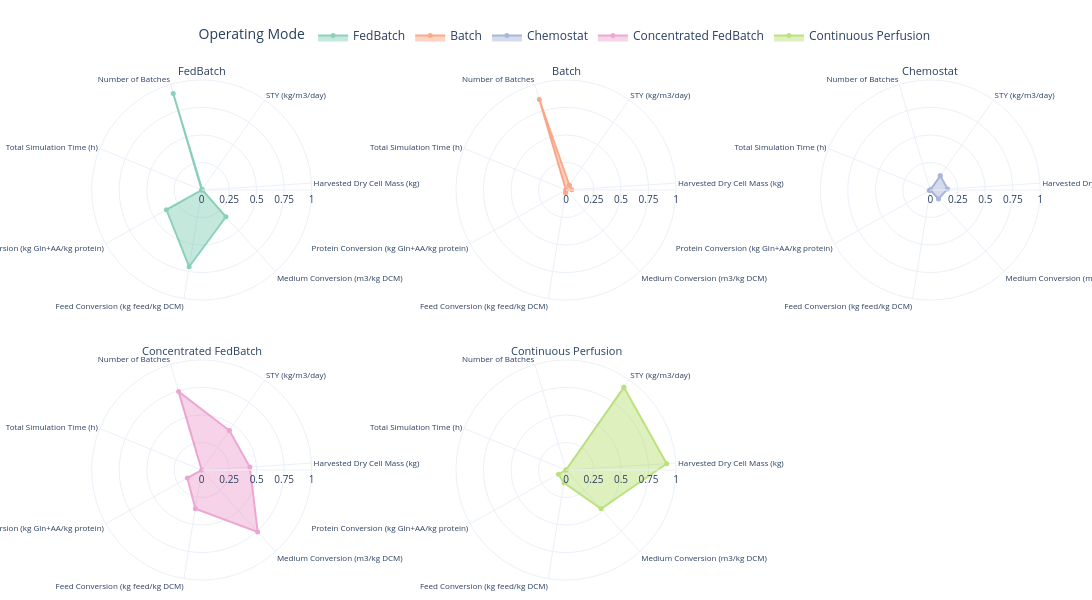

The cell this chart's notebook holds for it:
### Markdown cell above
### 4.4 Operating-mode radar charts

Normalised KPI profiles are averaged within each operating mode for display.

### Code cell
# Spider/radar charts of normalised KPI performance profiles per operating mode
import math
import plotly.graph_objects as go
from plotly.subplots import make_subplots

if "plot_data_ordered" not in globals() or "plot_cols" not in globals() or not plot_cols:
    raise ValueError("Run the shared plotting data initialization and KPI plotting cells first.")

# Use the same ordered data used by all figures, then normalize KPI columns to [0, 1]
radar_source = plot_data_ordered[["mode"] + plot_cols].copy()
radar_vals = radar_source[plot_cols].astype(float)
radar_norm = (radar_vals - radar_vals.min()) / (radar_vals.max() - radar_vals.min()).replace(0, 1)
radar_source_norm = pd.concat([radar_source[["mode"]], radar_norm], axis=1)

# Aggregate normalized performance per operating mode (mean over runs per mode)
mode_profiles = radar_source_norm.groupby("mode", as_index=True)[plot_cols].mean()

# Keep mode and color conventions consistent with other figures
modes = [m for m in mode_order if m in mode_profiles.index]
categories = [KPI_LABELS_MAIN.get(c, c) for c in plot_cols]

# Build one spider chart per operating mode
n_modes = len(modes)
n_cols = 3
n_rows = math.ceil(n_modes / n_cols)

fig_spider = make_subplots(
    rows=n_rows,
    cols=n_cols,
    specs=[[{"type": "polar"} for _ in range(n_cols)] for _ in range(n_rows)],
    subplot_titles=modes,
    horizontal_spacing=0.08,
    vertical_spacing=0.12,
 )

for i, mode in enumerate(modes):
    r = mode_profiles.loc[mode, plot_cols].tolist()
    r_closed = r + [r[0]]
    theta_closed = categories + [categories[0]]

    row = (i // n_cols) + 1
    col = (i % n_cols) + 1

    fig_spider.add_trace(
        go.Scatterpolar(
            r=r_closed,
            theta=theta_closed,
            mode="lines+markers",
            fill="toself",
            name=mode,
            line=dict(color=mode_colors.get(mode, "#1f77b4"), width=2),
            marker=dict(size=5),
            opacity=0.75,
            showlegend=True,
        ),
        row=row,
        col=col,
    )

# Apply common radial axis settings to all polar subplots
for i in range(1, n_rows * n_cols + 1):
    polar_key = "polar" if i == 1 else f"polar{i}"
    fig_spider.update_layout(
        **{
            polar_key: dict(
                radialaxis=dict(
                    range=[0, 1],
                    tickmode="array",
                    tickvals=[0.0, 0.25, 0.5, 0.75, 1.0],
                    tickfont=dict(size=10),
                ),
                angularaxis=dict(
                    direction="clockwise",
                    rotation=55,
                    tickfont=dict(size=8),
                ),
            )
        }
    )

# Make subplot titles slightly smaller to avoid overlap
for ann in fig_spider.layout.annotations:
    ann.font.size = 11

fig_spider.update_layout(
    # title=dict(
    #     text=f"{CAMPAIGN_LABEL} - Spider Charts of Normalised KPI Performance",
    #     x=0.5,
    #     xanchor="center",
    #     y=0.995,
    #     yanchor="top",
    # ),
    height=max(520, 300 * n_rows),
    width=1450,
    legend_title_text="Operating Mode",
    legend=dict(
        orientation="h",
        yanchor="bottom",
        y=1.06,
        xanchor="center",
        x=0.5,
    ),
    margin=dict(l=60, r=20, t=80, b=20),
    template="plotly_white",
)

fig_spider.show()

### Figure 1 — Plotly figure (JSON) as saved in the notebook; plotly's stock layout.template omitted (floating-point values rounded to 4 significant figures)
{"data": [{"fill": "toself", "line": {"color": "rgb(102,194,165)", "width": 2}, "marker": {"size": 5}, "mode": "lines+markers", "name": "FedBatch", "opacity": 0.75, "r": [0.006663, 0.006663, 0.3282, 0.7068, 0.3677, 0, 0.9143, 0.006663], "showlegend": true, "subplot": "polar", "theta": ["STY (kg/m3/day)", "Harvested Dry Cell Mass (kg)", "Medium Conversion (m3/kg DCM)", "Feed Conversion (kg feed/kg DCM)", "Protein Conversion (kg Gln+AA/kg protein)", "Total Simulation Time (h)", "Number of Batches", "STY (kg/m3/day)"], "type": "scatterpolar"}, {"fill": "toself", "line": {"color": "rgb(252,141,98)", "width": 2}, "marker": {"size": 5}, "mode": "lines+markers", "name": "Batch", "opacity": 0.75, "r": [0.05282, 0.05282, 0, 0.02873, 0, 0, 0.8571, 0.05282], "showlegend": true, "subplot": "polar2", "theta": ["STY (kg/m3/day)", "Harvested Dry Cell Mass (kg)", "Medium Conversion (m3/kg DCM)", "Feed Conversion (kg feed/kg DCM)", "Protein Conversion (kg Gln+AA/kg protein)", "Total Simulation Time (h)", "Number of Batches", "STY (kg/m3/day)"], "type": "scatterpolar"}, {"fill": "toself", "line": {"color": "rgb(141,160,203)", "width": 2}, "marker": {"size": 5}, "mode": "lines+markers", "name": "Chemostat", "opacity": 0.75, "r": [0.1571, 0.1571, 0.1104, 0, 0.01137, 0, 0, 0.1571], "showlegend": true, "subplot": "polar3", "theta": ["STY (kg/m3/day)", "Harvested Dry Cell Mass (kg)", "Medium Conversion (m3/kg DCM)", "Feed Conversion (kg feed/kg DCM)", "Protein Conversion (kg Gln+AA/kg protein)", "Total Simulation Time (h)", "Number of Batches", "STY (kg/m3/day)"], "type": "scatterpolar"}, {"fill": "toself", "line": {"color": "rgb(231,138,195)", "width": 2}, "marker": {"size": 5}, "mode": "lines+markers", "name": "Concentrated FedBatch", "opacity": 0.75, "r": [0.4385, 0.4385, 0.7587, 0.3562, 0.1496, 0, 0.7429, 0.4385], "showlegend": true, "subplot": "polar4", "theta": ["STY (kg/m3/day)", "Harvested Dry Cell Mass (kg)", "Medium Conversion (m3/kg DCM)", "Feed Conversion (kg feed/kg DCM)", "Protein Conversion (kg Gln+AA/kg protein)", "Total Simulation Time (h)", "Number of Batches", "STY (kg/m3/day)"], "type": "scatterpolar"}, {"fill": "toself", "line": {"color": "rgb(166,216,84)", "width": 2}, "marker": {"size": 5}, "mode": "lines+markers", "name": "Continuous Perfusion", "opacity": 0.75, "r": [0.9173, 0.9173, 0.4746, 0.1172, 0.07893, 0, 0, 0.9173], "showlegend": true, "subplot": "polar5", "theta": ["STY (kg/m3/day)", "Harvested Dry Cell Mass (kg)", "Medium Conversion (m3/kg DCM)", "Feed Conversion (kg feed/kg DCM)", "Protein Conversion (kg Gln+AA/kg protein)", "Total Simulation Time (h)", "Number of Batches", "STY (kg/m3/day)"], "type": "scatterpolar"}], "layout": {"annotations": [{"font": {"size": 11}, "showarrow": false, "text": "FedBatch", "x": 0.14, "xanchor": "center", "xref": "paper", "y": 1, "yanchor": "bottom", "yref": "paper"}, {"font": {"size": 11}, "showarrow": false, "text": "Batch", "x": 0.5, "xanchor": "center", "xref": "paper", "y": 1, "yanchor": "bottom", "yref": "paper"}, {"font": {"size": 11}, "showarrow": false, "text": "Chemostat", "x": 0.86, "xanchor": "center", "xref": "paper", "y": 1, "yanchor": "bottom", "yref": "paper"}, {"font": {"size": 11}, "showarrow": false, "text": "Concentrated FedBatch", "x": 0.14, "xanchor": "center", "xref": "paper", "y": 0.44, "yanchor": "bottom", "yref": "paper"}, {"font": {"size": 11}, "showarrow": false, "text": "Continuous Perfusion", "x": 0.5, "xanchor": "center", "xref": "paper", "y": 0.44, "yanchor": "bottom", "yref": "paper"}], "height": 600, "legend": {"orientation": "h", "title": {"text": "Operating Mode"}, "x": 0.5, "xanchor": "center", "y": 1.06, "yanchor": "bottom"}, "margin": {"b": 20, "l": 60, "r": 20, "t": 80}, "polar": {"angularaxis": {"direction": "clockwise", "rotation": 55, "tickfont": {"size": 8}}, "domain": {"x": [0, 0.28], "y": [0.56, 1]}, "radialaxis": {"range": [0, 1], "tickfont": {"size": 10}, "tickmode": "array", "tickvals": [0, 0.25, 0.5, 0.75, 1]}}, "polar2": {"angularaxis": {"direction": "clockwise", "rotation": 55, "tickfont": {"size": 8}}, "domain": {"x": [0.36, 0.64], "y": [0.56, 1]}, "radialaxis": {"range": [0, 1], "tickfont": {"size": 10}, "tickmode": "array", "tickvals": [0, 0.25, 0.5, 0.75, 1]}}, "polar3": {"angularaxis": {"direction": "clockwise", "rotation": 55, "tickfont": {"size": 8}}, "domain": {"x": [0.72, 1], "y": [0.56, 1]}, "radialaxis": {"range": [0, 1], "tickfont": {"size": 10}, "tickmode": "array", "tickvals": [0, 0.25, 0.5, 0.75, 1]}}, "polar4": {"angularaxis": {"direction": "clockwise", "rotation": 55, "tickfont": {"size": 8}}, "domain": {"x": [0, 0.28], "y": [0, 0.44]}, "radialaxis": {"range": [0, 1], "tickfont": {"size": 10}, "tickmode": "array", "tickvals": [0, 0.25, 0.5, 0.75, 1]}}, "polar5": {"angularaxis": {"direction": "clockwise", "rotation": 55, "tickfont": {"size": 8}}, "domain": {"x": [0.36, 0.64], "y": [0, 0.44]}, "radialaxis": {"range": [0, 1], "tickfont": {"size": 10}, "tickmode": "array", "tickvals": [0, 0.25, 0.5, 0.75, 1]}}, "polar6": {"angularaxis": {"direction": "clockwise", "rotation": 55, "tickfont": {"size": 8}}, "domain": {"x": [0.72, 1], "y": [0, 0.44]}, "radialaxis": {"range": [0, 1], "tickfont": {"size": 10}, "tickmode": "array", "tickvals": [0, 0.25, 0.5, 0.75, 1]}}, "width": 1450}}
